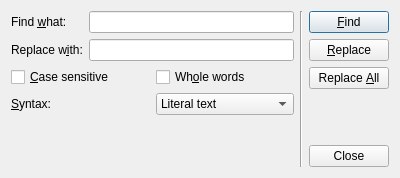
<?xml version="1.0" encoding="UTF-8"?>
<ui version="4.0">
 <class>FindAndReplaceDlg</class>
 <widget class="QDialog" name="FindAndReplaceDlg">
  <property name="geometry">
   <rect>
    <x>0</x>
    <y>0</y>
    <width>400</width>
    <height>178</height>
   </rect>
  </property>
  <property name="windowTitle">
   <string>Find and Replace</string>
  </property>
  <layout class="QHBoxLayout" name="horizontalLayout_3">
   <item>
    <layout class="QGridLayout" name="gridLayout_2">
     <item row="0" column="0">
      <layout class="QGridLayout" name="gridLayout">
       <item row="0" column="0">
        <widget class="QLabel" name="label">
         <property name="text">
          <string>Find &amp;what:</string>
         </property>
         <property name="buddy">
          <cstring>findLineEdit</cstring>
         </property>
        </widget>
       </item>
       <item row="0" column="1">
        <widget class="QLineEdit" name="findLineEdit"/>
       </item>
       <item row="1" column="0">
        <widget class="QLabel" name="label_2">
         <property name="text">
          <string>Replace w&amp;ith:</string>
         </property>
         <property name="buddy">
          <cstring>replaceLineEdit</cstring>
         </property>
        </widget>
       </item>
       <item row="1" column="1">
        <widget class="QLineEdit" name="replaceLineEdit"/>
       </item>
      </layout>
     </item>
     <item row="1" column="0">
      <layout class="QHBoxLayout" name="horizontalLayout">
       <item>
        <widget class="QCheckBox" name="caseCheckBox">
         <property name="text">
          <string>&amp;Case sensitive</string>
         </property>
        </widget>
       </item>
       <item>
        <widget class="QCheckBox" name="wholeCheckBox">
         <property name="text">
          <string>Wh&amp;ole words</string>
         </property>
        </widget>
       </item>
      </layout>
     </item>
     <item row="2" column="0">
      <layout class="QHBoxLayout" name="horizontalLayout_2">
       <item>
        <widget class="QLabel" name="label_3">
         <property name="text">
          <string>&amp;Syntax:</string>
         </property>
         <property name="buddy">
          <cstring>syntaxComboBox</cstring>
         </property>
        </widget>
       </item>
       <item>
        <widget class="QComboBox" name="syntaxComboBox">
         <item>
          <property name="text">
           <string>Literal text</string>
          </property>
         </item>
         <item>
          <property name="text">
           <string>Regular expression</string>
          </property>
         </item>
        </widget>
       </item>
      </layout>
     </item>
     <item row="3" column="0">
      <spacer name="verticalSpacer">
       <property name="orientation">
        <enum>Qt::Vertical</enum>
       </property>
       <property name="sizeHint" stdset="0">
        <size>
         <width>20</width>
         <height>40</height>
        </size>
       </property>
      </spacer>
     </item>
    </layout>
   </item>
   <item>
    <widget class="Line" name="line">
     <property name="orientation">
      <enum>Qt::Vertical</enum>
     </property>
    </widget>
   </item>
   <item>
    <layout class="QVBoxLayout" name="verticalLayout">
     <item>
      <widget class="QPushButton" name="findButton">
       <property name="text">
        <string>&amp;Find</string>
       </property>
      </widget>
     </item>
     <item>
      <widget class="QPushButton" name="replaceButton">
       <property name="text">
        <string>&amp;Replace</string>
       </property>
      </widget>
     </item>
     <item>
      <widget class="QPushButton" name="replaceAllButton">
       <property name="text">
        <string>Replace &amp;All</string>
       </property>
      </widget>
     </item>
     <item>
      <spacer name="verticalSpacer_2">
       <property name="orientation">
        <enum>Qt::Vertical</enum>
       </property>
       <property name="sizeHint" stdset="0">
        <size>
         <width>20</width>
         <height>40</height>
        </size>
       </property>
      </spacer>
     </item>
     <item>
      <widget class="QPushButton" name="closeButton">
       <property name="text">
        <string>Close</string>
       </property>
      </widget>
     </item>
    </layout>
   </item>
  </layout>
 </widget>
 <resources/>
 <connections>
  <connection>
   <sender>closeButton</sender>
   <signal>clicked()</signal>
   <receiver>FindAndReplaceDlg</receiver>
   <slot>reject()</slot>
   <hints>
    <hint type="sourcelabel">
     <x>345</x>
     <y>151</y>
    </hint>
    <hint type="destinationlabel">
     <x>348</x>
     <y>121</y>
    </hint>
   </hints>
  </connection>
 </connections>
</ui>
